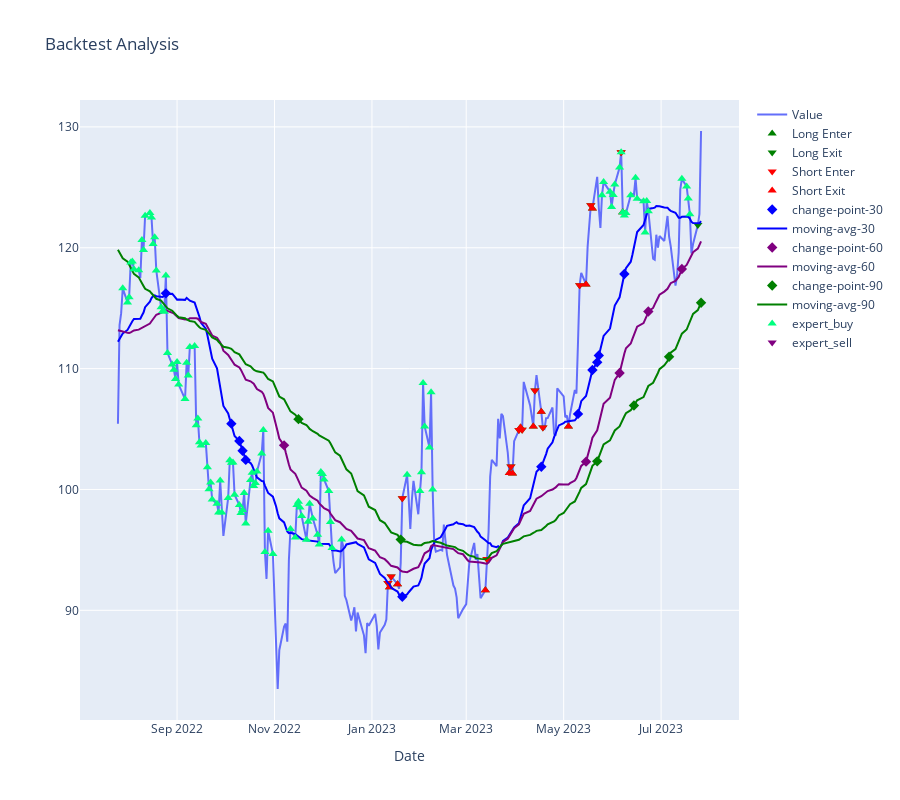
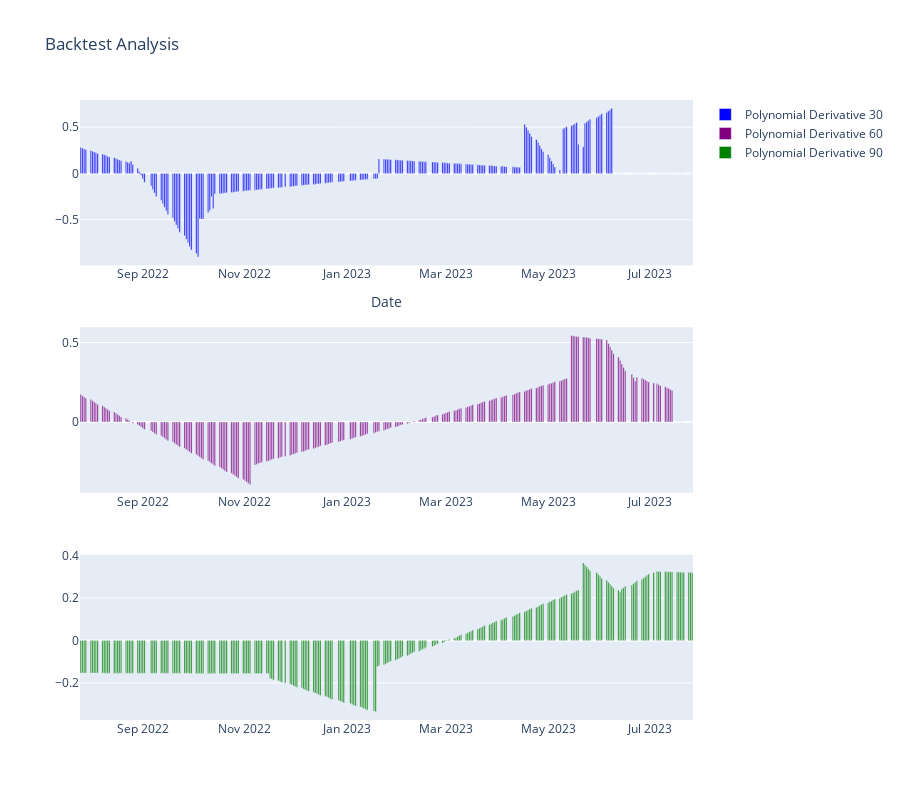

Write notebook code for charts like these, in order.
### Code cell
%load_ext autoreload
%autoreload 2

import matplotlib.pyplot as plt
import seaborn as sns 
import pandas as pd
import numpy as np
import bocd
from sklearn.preprocessing import PolynomialFeatures
from sklearn.linear_model import LinearRegression
import yfinance as yf

from machine_learning_finance import (analyze_trades, 
    plot_backtest_analysis, RangeTrainingWindowUtil,
    metrics_to_dataframe, TraderEnv, make_price_marker_from_boolean, add_marker, add_line)

import plotly.graph_objs as go
from plotly.subplots import make_subplots
from plotly.offline import init_notebook_mode
from datetime import datetime, timedelta

init_notebook_mode(connected=True)
windows = [300, 600, 900, 1500]

symbol = "GOOG"
file = f"../backtests/{symbol}-model-back-test.csv"
period = 365
pd.options.display.max_rows = None
inverse = None # set to anything to graph inverse longs

def plot_win_loss(file, metrics):
    ledger = pd.read_csv(file)
    # Set the style for the plots
    sns.set(style='whitegrid')

    # Create a bar plot for profit and loss stats
    profit_stats, loss_stats = metrics['profit_stats'], metrics['loss_stats']
    profit_loss_df = pd.DataFrame([profit_stats, loss_stats], columns=['min', 'max', 'mean', 'median', 'std'], index=['profit', 'loss'])

    plt.figure(figsize=(12, 6))
    ax = sns.barplot(data=profit_loss_df.transpose(), palette='muted')
    ax.set_title('Profit and Loss Statistics')
    ax.set_ylabel('Value')

    # Show the plot
    plt.show()


        
def analyze_and_graph_range(file, symbol, start, end, df):
    ledger = pd.read_csv(file)
    hist_df, test_df = create_train_test_windows(df, start=start, end=end)    
    test_df = calc_probabilties_without_lookahead(test_df, hist_df, hist_cutoff="2023-05-15")
    plot_backtest_analysis(test_df, ledger, inverse=symbol)
    return ledger, test_df
   
def analyze_and_graph(file, symbol, period, df):
    ledger = pd.read_csv(file)
    now = datetime.now()
    start = now - timedelta(days=365)
    start = start.strftime('%Y-%m-%d')
    end = now.strftime('%Y-%m-%d')
    training_window = RangeTrainingWindowUtil(df, start, end)
    env = TraderEnv(symbol, training_window.test_df, training_window.full_hist_df)
    
    
    fig = plot_backtest_analysis(env.orig_timeseries_with_analytics, ledger, inverse=inverse)

    # convert each change point column to price of the average in question
    analytics_df = env.orig_timeseries_with_analytics
    periods=[30, 60, 90]
    colors=["blue", "purple", "green"]
    for period, color in zip(periods, colors):        
        marker_col =  f"cp-loc-{period}"
        trend_col = f"trend-{period}"
        analytics_df = make_price_marker_from_boolean(analytics_df, f"change-point-{period}", f"trend-{period}", marker_col) 
        add_marker(fig, analytics_df, marker_col, f"change-point-{period}", "diamond", 8, color)
        add_line(fig, analytics_df, trend_col, f"moving-avg-{period}", color)

    analytics_df["expert"] = env.expert_actions
    analytics_df["expert_buy"] =  np.where(analytics_df["expert"] == 1, analytics_df["Close"], np.nan)
    analytics_df["expert_sell"] =  np.where(analytics_df["expert"] == 2, analytics_df["Close"], np.nan)
    add_marker(fig, analytics_df, "expert_buy", "expert_buy", "triangle-up", 8, "springgreen")
    add_marker(fig, analytics_df, "expert_sell", "expert_sell", "triangle-down", 8, "purple")

    fig.update_layout(title='Backtest Analysis', xaxis_title='Date', height=800)
    fig.show()

    
    fig = make_subplots(rows=3, cols=1)
    indexes=[1,2,3]
    for period, color, index in zip(periods, colors, indexes):        
        fig.add_trace(go.Bar(x=analytics_df.index, y=analytics_df[f'polynomial_derivative-{period}'], marker=dict(color=f'{color}', colorscale='Viridis'), name=f'Polynomial Derivative {period}'), row=index, col=1)

    fig.update_layout(title='Backtest Analysis', xaxis_title='Date', height=800)
    fig.show()

    return ledger, training_window.test_df, env, analytics_df

ticker_obj = yf.download(tickers=symbol)
df = pd.DataFrame(ticker_obj)


ledger, df2, env, analytics_df = analyze_and_graph(file, symbol, 365*4, df)    
#ledger, df2 = analyze_and_graph_range(file, symbol, "03-27-2020", "12-17-2021", df)

# Display metrics as text
metrics = analyze_trades(ledger, symbol, period)
metrics["file"] = file
metrics_df = metrics_to_dataframe(metrics) 
analytics_df
#df2[["moving_avg", "change_points", "rt", "Close"]]

### Figure 1 — Plotly figure (JSON) as saved in the notebook; plotly's stock layout.template omitted (floating-point values rounded to 4 significant figures; data arrays with more than 128 entries replaced by an {"elided": "..."} marker saying what was removed)
{"data": [{"mode": "lines", "name": "Value", "type": "scatter", "x": {"elided": "252 str values"}, "y": {"elided": "252 float values"}}, {"marker": {"color": "green", "size": 8, "symbol": "triangle-up"}, "mode": "markers", "name": "Long Enter", "type": "scatter", "x": {"elided": "252 str values"}, "y": {"elided": "252 float values"}}, {"marker": {"color": "green", "size": 8, "symbol": "triangle-down"}, "mode": "markers", "name": "Long Exit", "type": "scatter", "x": {"elided": "252 str values"}, "y": {"elided": "252 float values"}}, {"marker": {"color": "red", "size": 8, "symbol": "triangle-down"}, "mode": "markers", "name": "Short Enter", "type": "scatter", "x": {"elided": "252 str values"}, "y": {"elided": "252 float values"}}, {"marker": {"color": "red", "size": 8, "symbol": "triangle-up"}, "mode": "markers", "name": "Short Exit", "type": "scatter", "x": {"elided": "252 str values"}, "y": {"elided": "252 float values"}}, {"marker": {"color": "blue", "size": 8, "symbol": "diamond"}, "mode": "markers", "name": "change-point-30", "type": "scatter", "x": {"elided": "252 str values"}, "y": {"elided": "252 float values"}}, {"line": {"color": "blue"}, "mode": "lines", "name": "moving-avg-30", "type": "scatter", "x": {"elided": "252 str values"}, "y": {"elided": "252 float values"}}, {"marker": {"color": "purple", "size": 8, "symbol": "diamond"}, "mode": "markers", "name": "change-point-60", "type": "scatter", "x": {"elided": "252 str values"}, "y": {"elided": "252 float values"}}, {"line": {"color": "purple"}, "mode": "lines", "name": "moving-avg-60", "type": "scatter", "x": {"elided": "252 str values"}, "y": {"elided": "252 float values"}}, {"marker": {"color": "green", "size": 8, "symbol": "diamond"}, "mode": "markers", "name": "change-point-90", "type": "scatter", "x": {"elided": "252 str values"}, "y": {"elided": "252 float values"}}, {"line": {"color": "green"}, "mode": "lines", "name": "moving-avg-90", "type": "scatter", "x": {"elided": "252 str values"}, "y": {"elided": "252 float values"}}, {"marker": {"color": "springgreen", "size": 8, "symbol": "triangle-up"}, "mode": "markers", "name": "expert_buy", "type": "scatter", "x": {"elided": "252 str values"}, "y": {"elided": "252 float values"}}, {"marker": {"color": "purple", "size": 8, "symbol": "triangle-down"}, "mode": "markers", "name": "expert_sell", "type": "scatter", "x": {"elided": "252 str values"}, "y": {"elided": "252 null values"}}], "layout": {"height": 800, "title": {"text": "Backtest Analysis"}, "xaxis": {"title": {"text": "Date"}}}}

### Figure 2 — Plotly figure (JSON) as saved in the notebook; plotly's stock layout.template omitted (floating-point values rounded to 4 significant figures; data arrays with more than 128 entries replaced by an {"elided": "..."} marker saying what was removed)
{"data": [{"marker": {"color": "blue", "colorscale": [[0, "#440154"], [0.1111, "#482878"], [0.2222, "#3e4989"], [0.3333, "#31688e"], [0.4444, "#26828e"], [0.5556, "#1f9e89"], [0.6667, "#35b779"], [0.7778, "#6ece58"], [0.8889, "#b5de2b"], [1, "#fde725"]]}, "name": "Polynomial Derivative 30", "type": "bar", "x": {"elided": "252 str values"}, "xaxis": "x", "y": {"elided": "252 float values"}, "yaxis": "y"}, {"marker": {"color": "purple", "colorscale": [[0, "#440154"], [0.1111, "#482878"], [0.2222, "#3e4989"], [0.3333, "#31688e"], [0.4444, "#26828e"], [0.5556, "#1f9e89"], [0.6667, "#35b779"], [0.7778, "#6ece58"], [0.8889, "#b5de2b"], [1, "#fde725"]]}, "name": "Polynomial Derivative 60", "type": "bar", "x": {"elided": "252 str values"}, "xaxis": "x2", "y": {"elided": "252 float values"}, "yaxis": "y2"}, {"marker": {"color": "green", "colorscale": [[0, "#440154"], [0.1111, "#482878"], [0.2222, "#3e4989"], [0.3333, "#31688e"], [0.4444, "#26828e"], [0.5556, "#1f9e89"], [0.6667, "#35b779"], [0.7778, "#6ece58"], [0.8889, "#b5de2b"], [1, "#fde725"]]}, "name": "Polynomial Derivative 90", "type": "bar", "x": {"elided": "252 str values"}, "xaxis": "x3", "y": {"elided": "252 float values"}, "yaxis": "y3"}], "layout": {"height": 800, "title": {"text": "Backtest Analysis"}, "xaxis": {"anchor": "y", "domain": [0, 1], "title": {"text": "Date"}}, "xaxis2": {"anchor": "y2", "domain": [0, 1]}, "xaxis3": {"anchor": "y3", "domain": [0, 1]}, "yaxis": {"anchor": "x", "domain": [0.7333, 1]}, "yaxis2": {"anchor": "x2", "domain": [0.3667, 0.6333]}, "yaxis3": {"anchor": "x3", "domain": [0, 0.2667]}}}
